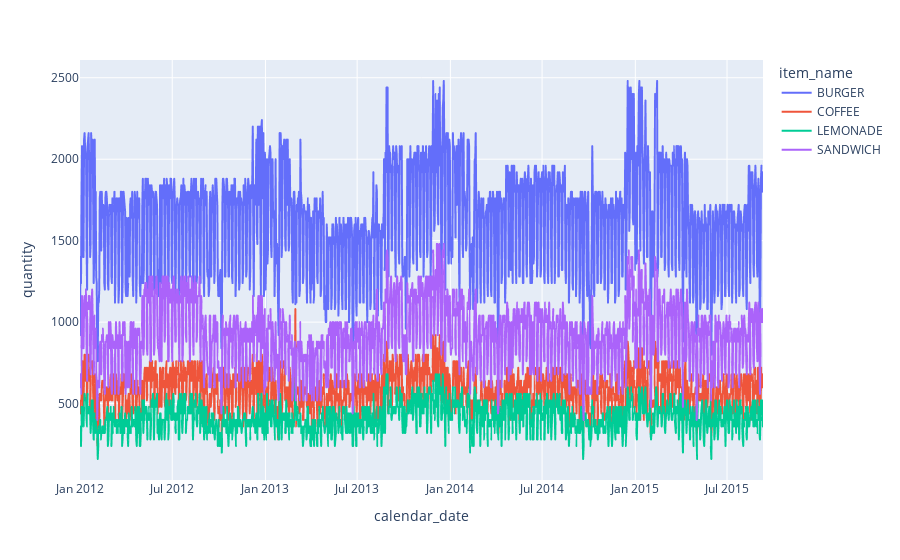

Notebook cell for this chart:
### Code cell
px.line(sales_by_date, x='calendar_date', y='quantity', color='item_name')

### Figure 1 — Plotly figure (JSON) as saved in the notebook; plotly's stock layout.template omitted (floating-point values rounded to 4 significant figures; data arrays with more than 128 entries replaced by an {"elided": "..."} marker saying what was removed)
{"data": [{"hovertemplate": "item_name=BURGER<br>calendar_date=%{x}<br>quantity=%{y}<extra></extra>", "legendgroup": "BURGER", "line": {"color": "#636efa", "dash": "solid"}, "marker": {"symbol": "circle"}, "mode": "lines", "name": "BURGER", "showlegend": true, "type": "scattergl", "x": {"elided": "1348 str values"}, "xaxis": "x", "y": {"elided": "1348 int values"}, "yaxis": "y"}, {"hovertemplate": "item_name=COFFEE<br>calendar_date=%{x}<br>quantity=%{y}<extra></extra>", "legendgroup": "COFFEE", "line": {"color": "#EF553B", "dash": "solid"}, "marker": {"symbol": "circle"}, "mode": "lines", "name": "COFFEE", "showlegend": true, "type": "scattergl", "x": {"elided": "1348 str values"}, "xaxis": "x", "y": {"elided": "1348 int values"}, "yaxis": "y"}, {"hovertemplate": "item_name=LEMONADE<br>calendar_date=%{x}<br>quantity=%{y}<extra></extra>", "legendgroup": "LEMONADE", "line": {"color": "#00cc96", "dash": "solid"}, "marker": {"symbol": "circle"}, "mode": "lines", "name": "LEMONADE", "showlegend": true, "type": "scattergl", "x": {"elided": "1348 str values"}, "xaxis": "x", "y": {"elided": "1348 int values"}, "yaxis": "y"}, {"hovertemplate": "item_name=SANDWICH<br>calendar_date=%{x}<br>quantity=%{y}<extra></extra>", "legendgroup": "SANDWICH", "line": {"color": "#ab63fa", "dash": "solid"}, "marker": {"symbol": "circle"}, "mode": "lines", "name": "SANDWICH", "showlegend": true, "type": "scattergl", "x": {"elided": "1348 str values"}, "xaxis": "x", "y": {"elided": "1348 int values"}, "yaxis": "y"}], "layout": {"legend": {"title": {"text": "item_name"}, "tracegroupgap": 0}, "margin": {"t": 60}, "xaxis": {"anchor": "y", "domain": [0, 1], "title": {"text": "calendar_date"}}, "yaxis": {"anchor": "x", "domain": [0, 1], "title": {"text": "quantity"}}}}
